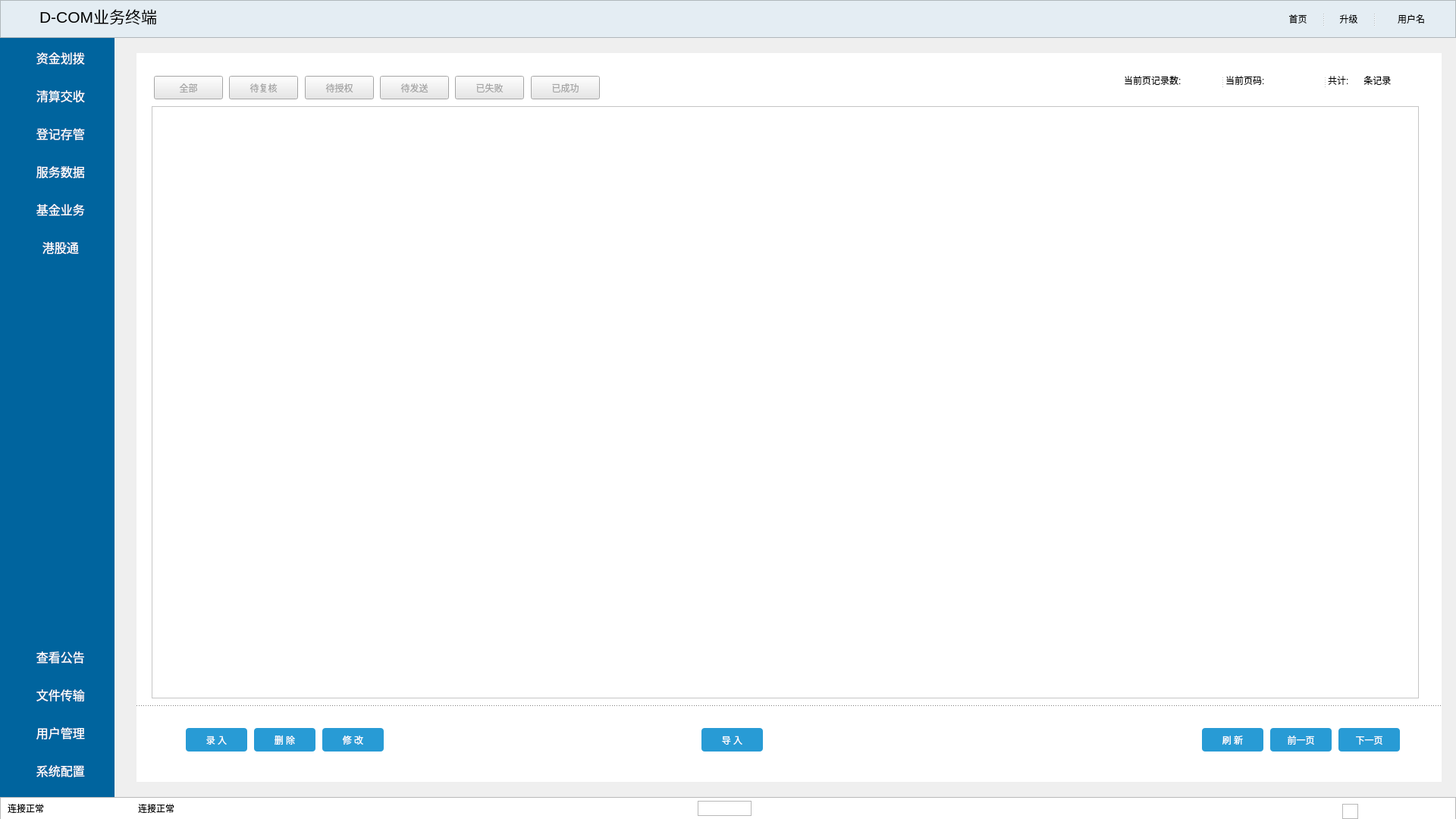
<?xml version="1.0" encoding="UTF-8"?>
<ui version="4.0">
 <class>MaximumAmountRegularDeclaration</class>
 <widget class="QWidget" name="MaximumAmountRegularDeclaration">
  <property name="geometry">
   <rect>
    <x>0</x>
    <y>0</y>
    <width>1920</width>
    <height>1080</height>
   </rect>
  </property>
  <property name="windowTitle">
   <string>Form</string>
  </property>
  <widget class="QSplitter" name="splitter">
   <property name="geometry">
    <rect>
     <x>1680</x>
     <y>10</y>
     <width>228</width>
     <height>30</height>
    </rect>
   </property>
   <property name="styleSheet">
    <string notr="true">border-style: none;
background-color: rgb(228, 237, 243);</string>
   </property>
   <property name="orientation">
    <enum>Qt::Horizontal</enum>
   </property>
   <widget class="QPushButton" name="pushButton">
    <property name="styleSheet">
     <string notr="true">border-style: none;
background-color: rgb(228, 237, 243);</string>
    </property>
    <property name="text">
     <string>首页</string>
    </property>
    <property name="icon">
     <iconset resource="res.qrc">
      <normaloff>:/Image/homePage.png</normaloff>:/Image/homePage.png</iconset>
    </property>
    <property name="iconSize">
     <size>
      <width>30</width>
      <height>30</height>
     </size>
    </property>
    <property name="autoDefault">
     <bool>false</bool>
    </property>
    <property name="default">
     <bool>false</bool>
    </property>
    <property name="flat">
     <bool>false</bool>
    </property>
   </widget>
   <widget class="QPushButton" name="pushButton_2">
    <property name="styleSheet">
     <string notr="true">border-style: none;
background-color: rgb(228, 237, 243);</string>
    </property>
    <property name="text">
     <string>升级</string>
    </property>
    <property name="icon">
     <iconset resource="res.qrc">
      <normaloff>:/Image/upgrade.png</normaloff>:/Image/upgrade.png</iconset>
    </property>
    <property name="iconSize">
     <size>
      <width>30</width>
      <height>30</height>
     </size>
    </property>
   </widget>
   <widget class="QPushButton" name="pushButton_3">
    <property name="styleSheet">
     <string notr="true">border-style: none;
background-color: rgb(228, 237, 243);</string>
    </property>
    <property name="text">
     <string>用户名</string>
    </property>
    <property name="icon">
     <iconset resource="res.qrc">
      <normaloff>:/Image/user.png</normaloff>:/Image/user.png</iconset>
    </property>
    <property name="iconSize">
     <size>
      <width>30</width>
      <height>30</height>
     </size>
    </property>
   </widget>
  </widget>
  <widget class="QLineEdit" name="lineEdit_3">
   <property name="geometry">
    <rect>
     <x>1790</x>
     <y>1060</y>
     <width>121</width>
     <height>20</height>
    </rect>
   </property>
   <property name="text">
    <string>+86-755-83182222</string>
   </property>
   <property name="frame">
    <bool>false</bool>
   </property>
   <property name="readOnly">
    <bool>true</bool>
   </property>
  </widget>
  <widget class="QUndoView" name="undoView_2">
   <property name="geometry">
    <rect>
     <x>0</x>
     <y>0</y>
     <width>1920</width>
     <height>50</height>
    </rect>
   </property>
   <property name="styleSheet">
    <string notr="true">background-color: rgb(228, 237, 243);</string>
   </property>
  </widget>
  <widget class="QLineEdit" name="lineEdit_4">
   <property name="geometry">
    <rect>
     <x>50</x>
     <y>10</y>
     <width>300</width>
     <height>30</height>
    </rect>
   </property>
   <property name="font">
    <font>
     <pointsize>16</pointsize>
    </font>
   </property>
   <property name="styleSheet">
    <string notr="true">background-color: transparent;</string>
   </property>
   <property name="text">
    <string>D-COM业务终端</string>
   </property>
   <property name="frame">
    <bool>false</bool>
   </property>
   <property name="cursorPosition">
    <number>9</number>
   </property>
   <property name="readOnly">
    <bool>true</bool>
   </property>
  </widget>
  <widget class="QUndoView" name="undoView">
   <property name="geometry">
    <rect>
     <x>0</x>
     <y>1051</y>
     <width>1920</width>
     <height>30</height>
    </rect>
   </property>
  </widget>
  <widget class="QLineEdit" name="lineEdit_2">
   <property name="geometry">
    <rect>
     <x>180</x>
     <y>1060</y>
     <width>131</width>
     <height>16</height>
    </rect>
   </property>
   <property name="inputMethodHints">
    <set>Qt::ImhTime</set>
   </property>
   <property name="text">
    <string>连接正常</string>
   </property>
   <property name="frame">
    <bool>false</bool>
   </property>
   <property name="readOnly">
    <bool>true</bool>
   </property>
  </widget>
  <widget class="QFrame" name="frame_2">
   <property name="geometry">
    <rect>
     <x>1770</x>
     <y>1060</y>
     <width>21</width>
     <height>20</height>
    </rect>
   </property>
   <property name="styleSheet">
    <string notr="true">image: url(:/Image/phone.png);</string>
   </property>
   <property name="frameShape">
    <enum>QFrame::StyledPanel</enum>
   </property>
   <property name="frameShadow">
    <enum>QFrame::Raised</enum>
   </property>
  </widget>
  <widget class="QLineEdit" name="lineEdit">
   <property name="geometry">
    <rect>
     <x>10</x>
     <y>1060</y>
     <width>51</width>
     <height>16</height>
    </rect>
   </property>
   <property name="text">
    <string>连接正常</string>
   </property>
   <property name="frame">
    <bool>false</bool>
   </property>
   <property name="readOnly">
    <bool>true</bool>
   </property>
  </widget>
  <widget class="QFrame" name="frame_3">
   <property name="geometry">
    <rect>
     <x>10</x>
     <y>10</y>
     <width>41</width>
     <height>31</height>
    </rect>
   </property>
   <property name="styleSheet">
    <string notr="true">border-image: url(:/Image/logo.png);
background-color: transparent;</string>
   </property>
   <property name="frameShape">
    <enum>QFrame::StyledPanel</enum>
   </property>
   <property name="frameShadow">
    <enum>QFrame::Raised</enum>
   </property>
  </widget>
  <widget class="QFrame" name="frame">
   <property name="geometry">
    <rect>
     <x>920</x>
     <y>1056</y>
     <width>71</width>
     <height>20</height>
    </rect>
   </property>
   <property name="styleSheet">
    <string notr="true">image: url(:/Image/CSDClogo.png);</string>
   </property>
   <property name="frameShape">
    <enum>QFrame::StyledPanel</enum>
   </property>
   <property name="frameShadow">
    <enum>QFrame::Raised</enum>
   </property>
  </widget>
  <widget class="QWidget" name="widget" native="true">
   <property name="geometry">
    <rect>
     <x>0</x>
     <y>50</y>
     <width>1921</width>
     <height>1001</height>
    </rect>
   </property>
   <widget class="QWidget" name="widget_2" native="true">
    <property name="geometry">
     <rect>
      <x>0</x>
      <y>0</y>
      <width>151</width>
      <height>1001</height>
     </rect>
    </property>
    <property name="styleSheet">
     <string notr="true">background-color: rgb(0, 100, 158);</string>
    </property>
    <widget class="QToolButton" name="toolButton">
     <property name="geometry">
      <rect>
       <x>0</x>
       <y>60</y>
       <width>151</width>
       <height>31</height>
      </rect>
     </property>
     <property name="styleSheet">
      <string notr="true">color: rgb(255, 255, 255);
border-style: flat;
background: transparent;
font-size: 16px;
</string>
     </property>
     <property name="text">
      <string>  清算交收</string>
     </property>
     <property name="icon">
      <iconset resource="res.qrc">
       <normaloff>:/Image/set.png</normaloff>:/Image/set.png</iconset>
     </property>
     <property name="iconSize">
      <size>
       <width>20</width>
       <height>20</height>
      </size>
     </property>
     <property name="toolButtonStyle">
      <enum>Qt::ToolButtonTextBesideIcon</enum>
     </property>
    </widget>
    <widget class="QToolButton" name="toolButton_2">
     <property name="geometry">
      <rect>
       <x>0</x>
       <y>110</y>
       <width>151</width>
       <height>31</height>
      </rect>
     </property>
     <property name="styleSheet">
      <string notr="true">color: rgb(255, 255, 255);
border-style: flat;
background: transparent;
font-size: 16px;
</string>
     </property>
     <property name="text">
      <string>  登记存管</string>
     </property>
     <property name="icon">
      <iconset resource="res.qrc">
       <normaloff>:/Image/control.png</normaloff>:/Image/control.png</iconset>
     </property>
     <property name="iconSize">
      <size>
       <width>20</width>
       <height>20</height>
      </size>
     </property>
     <property name="toolButtonStyle">
      <enum>Qt::ToolButtonTextBesideIcon</enum>
     </property>
    </widget>
    <widget class="QToolButton" name="toolButton_3">
     <property name="enabled">
      <bool>true</bool>
     </property>
     <property name="geometry">
      <rect>
       <x>0</x>
       <y>160</y>
       <width>151</width>
       <height>31</height>
      </rect>
     </property>
     <property name="sizePolicy">
      <sizepolicy hsizetype="Fixed" vsizetype="Fixed">
       <horstretch>0</horstretch>
       <verstretch>0</verstretch>
      </sizepolicy>
     </property>
     <property name="mouseTracking">
      <bool>false</bool>
     </property>
     <property name="focusPolicy">
      <enum>Qt::TabFocus</enum>
     </property>
     <property name="contextMenuPolicy">
      <enum>Qt::DefaultContextMenu</enum>
     </property>
     <property name="acceptDrops">
      <bool>false</bool>
     </property>
     <property name="autoFillBackground">
      <bool>false</bool>
     </property>
     <property name="styleSheet">
      <string notr="true">color: rgb(255, 255, 255);
border-style: flat;
background: transparent;
font-size: 16px;
</string>
     </property>
     <property name="text">
      <string>  服务数据</string>
     </property>
     <property name="icon">
      <iconset resource="res.qrc">
       <normaloff>:/Image/data.png</normaloff>:/Image/data.png</iconset>
     </property>
     <property name="iconSize">
      <size>
       <width>20</width>
       <height>20</height>
      </size>
     </property>
     <property name="checkable">
      <bool>false</bool>
     </property>
     <property name="autoRepeat">
      <bool>false</bool>
     </property>
     <property name="autoExclusive">
      <bool>false</bool>
     </property>
     <property name="autoRepeatDelay">
      <number>300</number>
     </property>
     <property name="toolButtonStyle">
      <enum>Qt::ToolButtonTextBesideIcon</enum>
     </property>
     <property name="autoRaise">
      <bool>false</bool>
     </property>
     <property name="arrowType">
      <enum>Qt::NoArrow</enum>
     </property>
    </widget>
    <widget class="QToolButton" name="toolButton_4">
     <property name="geometry">
      <rect>
       <x>0</x>
       <y>10</y>
       <width>151</width>
       <height>31</height>
      </rect>
     </property>
     <property name="layoutDirection">
      <enum>Qt::LeftToRight</enum>
     </property>
     <property name="styleSheet">
      <string notr="true">color: rgb(255, 255, 255);
border-style: flat;
background: transparent;
font-size: 16px;
</string>
     </property>
     <property name="text">
      <string>  资金划拨</string>
     </property>
     <property name="icon">
      <iconset resource="res.qrc">
       <normaloff>:/Image/fund.png</normaloff>:/Image/fund.png</iconset>
     </property>
     <property name="iconSize">
      <size>
       <width>20</width>
       <height>20</height>
      </size>
     </property>
     <property name="popupMode">
      <enum>QToolButton::DelayedPopup</enum>
     </property>
     <property name="toolButtonStyle">
      <enum>Qt::ToolButtonTextBesideIcon</enum>
     </property>
    </widget>
    <widget class="QToolButton" name="toolButton_5">
     <property name="enabled">
      <bool>true</bool>
     </property>
     <property name="geometry">
      <rect>
       <x>0</x>
       <y>210</y>
       <width>151</width>
       <height>31</height>
      </rect>
     </property>
     <property name="sizePolicy">
      <sizepolicy hsizetype="Fixed" vsizetype="Fixed">
       <horstretch>0</horstretch>
       <verstretch>0</verstretch>
      </sizepolicy>
     </property>
     <property name="mouseTracking">
      <bool>false</bool>
     </property>
     <property name="focusPolicy">
      <enum>Qt::TabFocus</enum>
     </property>
     <property name="contextMenuPolicy">
      <enum>Qt::DefaultContextMenu</enum>
     </property>
     <property name="acceptDrops">
      <bool>false</bool>
     </property>
     <property name="autoFillBackground">
      <bool>false</bool>
     </property>
     <property name="styleSheet">
      <string notr="true">color: rgb(255, 255, 255);
border-style: flat;
background: transparent;
font-size: 16px;
</string>
     </property>
     <property name="text">
      <string>  基金业务</string>
     </property>
     <property name="icon">
      <iconset resource="res.qrc">
       <normaloff>:/Image/fs.png</normaloff>:/Image/fs.png</iconset>
     </property>
     <property name="iconSize">
      <size>
       <width>20</width>
       <height>20</height>
      </size>
     </property>
     <property name="checkable">
      <bool>false</bool>
     </property>
     <property name="autoRepeat">
      <bool>false</bool>
     </property>
     <property name="autoExclusive">
      <bool>false</bool>
     </property>
     <property name="autoRepeatDelay">
      <number>300</number>
     </property>
     <property name="toolButtonStyle">
      <enum>Qt::ToolButtonTextBesideIcon</enum>
     </property>
     <property name="autoRaise">
      <bool>false</bool>
     </property>
     <property name="arrowType">
      <enum>Qt::NoArrow</enum>
     </property>
    </widget>
    <widget class="QToolButton" name="toolButton_6">
     <property name="enabled">
      <bool>true</bool>
     </property>
     <property name="geometry">
      <rect>
       <x>0</x>
       <y>260</y>
       <width>151</width>
       <height>31</height>
      </rect>
     </property>
     <property name="sizePolicy">
      <sizepolicy hsizetype="Fixed" vsizetype="Fixed">
       <horstretch>0</horstretch>
       <verstretch>0</verstretch>
      </sizepolicy>
     </property>
     <property name="mouseTracking">
      <bool>false</bool>
     </property>
     <property name="focusPolicy">
      <enum>Qt::TabFocus</enum>
     </property>
     <property name="contextMenuPolicy">
      <enum>Qt::DefaultContextMenu</enum>
     </property>
     <property name="acceptDrops">
      <bool>false</bool>
     </property>
     <property name="autoFillBackground">
      <bool>false</bool>
     </property>
     <property name="styleSheet">
      <string notr="true">color: rgb(255, 255, 255);
border-style: flat;
background: transparent;
font-size: 16px;
</string>
     </property>
     <property name="text">
      <string>  港股通</string>
     </property>
     <property name="icon">
      <iconset resource="res.qrc">
       <normaloff>:/Image/ai.png</normaloff>:/Image/ai.png</iconset>
     </property>
     <property name="iconSize">
      <size>
       <width>20</width>
       <height>20</height>
      </size>
     </property>
     <property name="checkable">
      <bool>false</bool>
     </property>
     <property name="autoRepeat">
      <bool>false</bool>
     </property>
     <property name="autoExclusive">
      <bool>false</bool>
     </property>
     <property name="autoRepeatDelay">
      <number>300</number>
     </property>
     <property name="toolButtonStyle">
      <enum>Qt::ToolButtonTextBesideIcon</enum>
     </property>
     <property name="autoRaise">
      <bool>false</bool>
     </property>
     <property name="arrowType">
      <enum>Qt::NoArrow</enum>
     </property>
    </widget>
    <widget class="QToolButton" name="toolButton_7">
     <property name="enabled">
      <bool>true</bool>
     </property>
     <property name="geometry">
      <rect>
       <x>0</x>
       <y>800</y>
       <width>151</width>
       <height>31</height>
      </rect>
     </property>
     <property name="sizePolicy">
      <sizepolicy hsizetype="Fixed" vsizetype="Fixed">
       <horstretch>0</horstretch>
       <verstretch>0</verstretch>
      </sizepolicy>
     </property>
     <property name="mouseTracking">
      <bool>false</bool>
     </property>
     <property name="focusPolicy">
      <enum>Qt::TabFocus</enum>
     </property>
     <property name="contextMenuPolicy">
      <enum>Qt::DefaultContextMenu</enum>
     </property>
     <property name="acceptDrops">
      <bool>false</bool>
     </property>
     <property name="autoFillBackground">
      <bool>false</bool>
     </property>
     <property name="styleSheet">
      <string notr="true">color: rgb(255, 255, 255);
border-style: flat;
background: transparent;
font-size: 16px;
</string>
     </property>
     <property name="text">
      <string>  查看公告</string>
     </property>
     <property name="icon">
      <iconset resource="res.qrc">
       <normaloff>:/Image/check.png</normaloff>:/Image/check.png</iconset>
     </property>
     <property name="iconSize">
      <size>
       <width>20</width>
       <height>20</height>
      </size>
     </property>
     <property name="checkable">
      <bool>false</bool>
     </property>
     <property name="autoRepeat">
      <bool>false</bool>
     </property>
     <property name="autoExclusive">
      <bool>false</bool>
     </property>
     <property name="autoRepeatDelay">
      <number>300</number>
     </property>
     <property name="toolButtonStyle">
      <enum>Qt::ToolButtonTextBesideIcon</enum>
     </property>
     <property name="autoRaise">
      <bool>false</bool>
     </property>
     <property name="arrowType">
      <enum>Qt::NoArrow</enum>
     </property>
    </widget>
    <widget class="QToolButton" name="toolButton_8">
     <property name="enabled">
      <bool>true</bool>
     </property>
     <property name="geometry">
      <rect>
       <x>0</x>
       <y>850</y>
       <width>151</width>
       <height>31</height>
      </rect>
     </property>
     <property name="sizePolicy">
      <sizepolicy hsizetype="Fixed" vsizetype="Fixed">
       <horstretch>0</horstretch>
       <verstretch>0</verstretch>
      </sizepolicy>
     </property>
     <property name="mouseTracking">
      <bool>false</bool>
     </property>
     <property name="focusPolicy">
      <enum>Qt::TabFocus</enum>
     </property>
     <property name="contextMenuPolicy">
      <enum>Qt::DefaultContextMenu</enum>
     </property>
     <property name="acceptDrops">
      <bool>false</bool>
     </property>
     <property name="autoFillBackground">
      <bool>false</bool>
     </property>
     <property name="styleSheet">
      <string notr="true">color: rgb(255, 255, 255);
border-style: flat;
background: transparent;
font-size: 16px;
</string>
     </property>
     <property name="text">
      <string>  文件传输</string>
     </property>
     <property name="icon">
      <iconset resource="res.qrc">
       <normaloff>:/Image/folder.png</normaloff>:/Image/folder.png</iconset>
     </property>
     <property name="iconSize">
      <size>
       <width>20</width>
       <height>20</height>
      </size>
     </property>
     <property name="checkable">
      <bool>false</bool>
     </property>
     <property name="autoRepeat">
      <bool>false</bool>
     </property>
     <property name="autoExclusive">
      <bool>false</bool>
     </property>
     <property name="autoRepeatDelay">
      <number>300</number>
     </property>
     <property name="toolButtonStyle">
      <enum>Qt::ToolButtonTextBesideIcon</enum>
     </property>
     <property name="autoRaise">
      <bool>false</bool>
     </property>
     <property name="arrowType">
      <enum>Qt::NoArrow</enum>
     </property>
    </widget>
    <widget class="QToolButton" name="toolButton_9">
     <property name="enabled">
      <bool>true</bool>
     </property>
     <property name="geometry">
      <rect>
       <x>0</x>
       <y>900</y>
       <width>151</width>
       <height>31</height>
      </rect>
     </property>
     <property name="sizePolicy">
      <sizepolicy hsizetype="Fixed" vsizetype="Fixed">
       <horstretch>0</horstretch>
       <verstretch>0</verstretch>
      </sizepolicy>
     </property>
     <property name="mouseTracking">
      <bool>false</bool>
     </property>
     <property name="focusPolicy">
      <enum>Qt::TabFocus</enum>
     </property>
     <property name="contextMenuPolicy">
      <enum>Qt::DefaultContextMenu</enum>
     </property>
     <property name="acceptDrops">
      <bool>false</bool>
     </property>
     <property name="autoFillBackground">
      <bool>false</bool>
     </property>
     <property name="styleSheet">
      <string notr="true">color: rgb(255, 255, 255);
border-style: flat;
background: transparent;
font-size: 16px;
</string>
     </property>
     <property name="text">
      <string>  用户管理</string>
     </property>
     <property name="icon">
      <iconset resource="res.qrc">
       <normaloff>:/Image/usercontrol.png</normaloff>:/Image/usercontrol.png</iconset>
     </property>
     <property name="iconSize">
      <size>
       <width>20</width>
       <height>20</height>
      </size>
     </property>
     <property name="checkable">
      <bool>false</bool>
     </property>
     <property name="autoRepeat">
      <bool>false</bool>
     </property>
     <property name="autoExclusive">
      <bool>false</bool>
     </property>
     <property name="autoRepeatDelay">
      <number>300</number>
     </property>
     <property name="toolButtonStyle">
      <enum>Qt::ToolButtonTextBesideIcon</enum>
     </property>
     <property name="autoRaise">
      <bool>false</bool>
     </property>
     <property name="arrowType">
      <enum>Qt::NoArrow</enum>
     </property>
    </widget>
    <widget class="QToolButton" name="toolButton_10">
     <property name="enabled">
      <bool>true</bool>
     </property>
     <property name="geometry">
      <rect>
       <x>0</x>
       <y>950</y>
       <width>151</width>
       <height>31</height>
      </rect>
     </property>
     <property name="sizePolicy">
      <sizepolicy hsizetype="Fixed" vsizetype="Fixed">
       <horstretch>0</horstretch>
       <verstretch>0</verstretch>
      </sizepolicy>
     </property>
     <property name="mouseTracking">
      <bool>false</bool>
     </property>
     <property name="focusPolicy">
      <enum>Qt::TabFocus</enum>
     </property>
     <property name="contextMenuPolicy">
      <enum>Qt::DefaultContextMenu</enum>
     </property>
     <property name="acceptDrops">
      <bool>false</bool>
     </property>
     <property name="autoFillBackground">
      <bool>false</bool>
     </property>
     <property name="styleSheet">
      <string notr="true">color: rgb(255, 255, 255);
border-style: flat;
background: transparent;
font-size: 16px;
</string>
     </property>
     <property name="text">
      <string>  系统配置</string>
     </property>
     <property name="icon">
      <iconset resource="res.qrc">
       <normaloff>:/Image/system.png</normaloff>:/Image/system.png</iconset>
     </property>
     <property name="iconSize">
      <size>
       <width>20</width>
       <height>20</height>
      </size>
     </property>
     <property name="checkable">
      <bool>false</bool>
     </property>
     <property name="autoRepeat">
      <bool>false</bool>
     </property>
     <property name="autoExclusive">
      <bool>false</bool>
     </property>
     <property name="autoRepeatDelay">
      <number>300</number>
     </property>
     <property name="toolButtonStyle">
      <enum>Qt::ToolButtonTextBesideIcon</enum>
     </property>
     <property name="autoRaise">
      <bool>false</bool>
     </property>
     <property name="arrowType">
      <enum>Qt::NoArrow</enum>
     </property>
    </widget>
   </widget>
   <widget class="QWidget" name="widget_3" native="true">
    <property name="geometry">
     <rect>
      <x>150</x>
      <y>0</y>
      <width>1771</width>
      <height>1001</height>
     </rect>
    </property>
    <widget class="QWidget" name="widget_4" native="true">
     <property name="geometry">
      <rect>
       <x>30</x>
       <y>20</y>
       <width>1721</width>
       <height>961</height>
      </rect>
     </property>
     <property name="styleSheet">
      <string notr="true">background-color: rgb(255, 255, 255);</string>
     </property>
     <widget class="Line" name="line_2">
      <property name="geometry">
       <rect>
        <x>0</x>
        <y>860</y>
        <width>1721</width>
        <height>16</height>
       </rect>
      </property>
      <property name="styleSheet">
       <string notr="true">border-top: 1px dashed #000;</string>
      </property>
      <property name="lineWidth">
       <number>0</number>
      </property>
      <property name="orientation">
       <enum>Qt::Horizontal</enum>
      </property>
     </widget>
     <widget class="QTableWidget" name="tableWidget_2">
      <property name="enabled">
       <bool>true</bool>
      </property>
      <property name="geometry">
       <rect>
        <x>20</x>
        <y>70</y>
        <width>1671</width>
        <height>781</height>
       </rect>
      </property>
      <property name="tabletTracking">
       <bool>false</bool>
      </property>
      <property name="focusPolicy">
       <enum>Qt::TabFocus</enum>
      </property>
      <property name="layoutDirection">
       <enum>Qt::LeftToRight</enum>
      </property>
      <property name="autoFillBackground">
       <bool>false</bool>
      </property>
      <property name="styleSheet">
       <string notr="true"/>
      </property>
      <property name="horizontalScrollBarPolicy">
       <enum>Qt::ScrollBarAsNeeded</enum>
      </property>
      <property name="alternatingRowColors">
       <bool>false</bool>
      </property>
      <attribute name="horizontalHeaderVisible">
       <bool>true</bool>
      </attribute>
     </widget>
     <widget class="QSplitter" name="splitter_2">
      <property name="geometry">
       <rect>
        <x>1300</x>
        <y>30</y>
        <width>399</width>
        <height>17</height>
       </rect>
      </property>
      <property name="orientation">
       <enum>Qt::Horizontal</enum>
      </property>
      <widget class="QLineEdit" name="lineEdit_6">
       <property name="text">
        <string>当前页记录数: </string>
       </property>
       <property name="frame">
        <bool>false</bool>
       </property>
      </widget>
      <widget class="QLineEdit" name="lineEdit_10">
       <property name="text">
        <string>当前页码: </string>
       </property>
       <property name="frame">
        <bool>false</bool>
       </property>
      </widget>
      <widget class="QLineEdit" name="lineEdit_11">
       <property name="text">
        <string>共计:      条记录</string>
       </property>
       <property name="frame">
        <bool>false</bool>
       </property>
      </widget>
     </widget>
     <widget class="QPushButton" name="pushButton_6">
      <property name="geometry">
       <rect>
        <x>150</x>
        <y>880</y>
        <width>91</width>
        <height>51</height>
       </rect>
      </property>
      <property name="styleSheet">
       <string notr="true">margin: 10px 5px;
  background-color: #289bd5;
  color: #fff;
  border-radius: 4px;
  padding: 5px 10px;
  border: none;</string>
      </property>
      <property name="text">
       <string>删 除</string>
      </property>
     </widget>
     <widget class="QPushButton" name="pushButton_7">
      <property name="geometry">
       <rect>
        <x>240</x>
        <y>880</y>
        <width>91</width>
        <height>51</height>
       </rect>
      </property>
      <property name="styleSheet">
       <string notr="true">margin: 10px 5px;
  background-color: #289bd5;
  color: #fff;
  border-radius: 4px;
  padding: 5px 10px;
  border: none;</string>
      </property>
      <property name="text">
       <string>修 改</string>
      </property>
     </widget>
     <widget class="QPushButton" name="pushButton_8">
      <property name="geometry">
       <rect>
        <x>1400</x>
        <y>880</y>
        <width>91</width>
        <height>51</height>
       </rect>
      </property>
      <property name="styleSheet">
       <string notr="true">margin: 10px 5px;
  background-color: #289bd5;
  color: #fff;
  border-radius: 4px;
  padding: 5px 10px;
  border: none;</string>
      </property>
      <property name="text">
       <string>刷 新</string>
      </property>
     </widget>
     <widget class="QPushButton" name="pushButton_9">
      <property name="geometry">
       <rect>
        <x>1490</x>
        <y>880</y>
        <width>91</width>
        <height>51</height>
       </rect>
      </property>
      <property name="styleSheet">
       <string notr="true">margin: 10px 5px;
  background-color: #289bd5;
  color: #fff;
  border-radius: 4px;
  padding: 5px 10px;
  border: none;</string>
      </property>
      <property name="text">
       <string>前一页</string>
      </property>
     </widget>
     <widget class="QPushButton" name="pushButton_10">
      <property name="geometry">
       <rect>
        <x>1580</x>
        <y>880</y>
        <width>91</width>
        <height>51</height>
       </rect>
      </property>
      <property name="styleSheet">
       <string notr="true">margin: 10px 5px;
  background-color: #289bd5;
  color: #fff;
  border-radius: 4px;
  padding: 5px 10px;
  border: none;</string>
      </property>
      <property name="text">
       <string>下一页</string>
      </property>
     </widget>
     <widget class="QPushButton" name="pushButton_16">
      <property name="geometry">
       <rect>
        <x>60</x>
        <y>880</y>
        <width>91</width>
        <height>51</height>
       </rect>
      </property>
      <property name="styleSheet">
       <string notr="true">margin: 10px 5px;
  background-color: #289bd5;
  color: #fff;
  border-radius: 4px;
  padding: 5px 10px;
  border: none;</string>
      </property>
      <property name="text">
       <string>录 入</string>
      </property>
     </widget>
     <widget class="QPushButton" name="pushButton_17">
      <property name="geometry">
       <rect>
        <x>740</x>
        <y>880</y>
        <width>91</width>
        <height>51</height>
       </rect>
      </property>
      <property name="styleSheet">
       <string notr="true">margin: 10px 5px;
  background-color: #289bd5;
  color: #fff;
  border-radius: 4px;
  padding: 5px 10px;
  border: none;</string>
      </property>
      <property name="text">
       <string>导 入</string>
      </property>
     </widget>
     <widget class="QPushButton" name="pushButton_11">
      <property name="geometry">
       <rect>
        <x>122</x>
        <y>30</y>
        <width>91</width>
        <height>31</height>
       </rect>
      </property>
      <property name="sizePolicy">
       <sizepolicy hsizetype="Fixed" vsizetype="Fixed">
        <horstretch>0</horstretch>
        <verstretch>0</verstretch>
       </sizepolicy>
      </property>
      <property name="styleSheet">
       <string notr="true">padding: 5% 10%;
background-color: #e7e7e7;
color: #a5a5a5;</string>
      </property>
      <property name="text">
       <string>待复核</string>
      </property>
     </widget>
     <widget class="QPushButton" name="pushButton_15">
      <property name="geometry">
       <rect>
        <x>520</x>
        <y>30</y>
        <width>91</width>
        <height>31</height>
       </rect>
      </property>
      <property name="sizePolicy">
       <sizepolicy hsizetype="Fixed" vsizetype="Fixed">
        <horstretch>0</horstretch>
        <verstretch>0</verstretch>
       </sizepolicy>
      </property>
      <property name="styleSheet">
       <string notr="true">padding: 5% 10%;
background-color: #e7e7e7;
color: #a5a5a5;</string>
      </property>
      <property name="text">
       <string>已成功</string>
      </property>
     </widget>
     <widget class="QPushButton" name="pushButton_12">
      <property name="enabled">
       <bool>true</bool>
      </property>
      <property name="geometry">
       <rect>
        <x>222</x>
        <y>30</y>
        <width>91</width>
        <height>31</height>
       </rect>
      </property>
      <property name="sizePolicy">
       <sizepolicy hsizetype="Fixed" vsizetype="Fixed">
        <horstretch>0</horstretch>
        <verstretch>0</verstretch>
       </sizepolicy>
      </property>
      <property name="styleSheet">
       <string notr="true">padding: 5% 10%;
background-color: #e7e7e7;
color: #a5a5a5;</string>
      </property>
      <property name="text">
       <string>待授权</string>
      </property>
     </widget>
     <widget class="QPushButton" name="pushButton_14">
      <property name="geometry">
       <rect>
        <x>420</x>
        <y>30</y>
        <width>91</width>
        <height>31</height>
       </rect>
      </property>
      <property name="sizePolicy">
       <sizepolicy hsizetype="Fixed" vsizetype="Fixed">
        <horstretch>0</horstretch>
        <verstretch>0</verstretch>
       </sizepolicy>
      </property>
      <property name="styleSheet">
       <string notr="true">padding: 5% 10%;
background-color: #e7e7e7;
color: #a5a5a5;</string>
      </property>
      <property name="text">
       <string>已失败</string>
      </property>
     </widget>
     <widget class="QPushButton" name="pushButton_13">
      <property name="geometry">
       <rect>
        <x>321</x>
        <y>30</y>
        <width>91</width>
        <height>31</height>
       </rect>
      </property>
      <property name="sizePolicy">
       <sizepolicy hsizetype="Fixed" vsizetype="Fixed">
        <horstretch>0</horstretch>
        <verstretch>0</verstretch>
       </sizepolicy>
      </property>
      <property name="styleSheet">
       <string notr="true">padding: 5% 10%;
background-color: #e7e7e7;
color: #a5a5a5;</string>
      </property>
      <property name="text">
       <string>待发送</string>
      </property>
     </widget>
     <widget class="QPushButton" name="pushButton_5">
      <property name="geometry">
       <rect>
        <x>23</x>
        <y>30</y>
        <width>91</width>
        <height>31</height>
       </rect>
      </property>
      <property name="sizePolicy">
       <sizepolicy hsizetype="Fixed" vsizetype="Fixed">
        <horstretch>0</horstretch>
        <verstretch>0</verstretch>
       </sizepolicy>
      </property>
      <property name="styleSheet">
       <string notr="true">padding: 5% 10%;
background-color: #e7e7e7;
color: #a5a5a5;</string>
      </property>
      <property name="text">
       <string>全部</string>
      </property>
     </widget>
     <zorder>line_2</zorder>
     <zorder>splitter_2</zorder>
     <zorder>tableWidget_2</zorder>
     <zorder>pushButton_6</zorder>
     <zorder>pushButton_7</zorder>
     <zorder>pushButton_8</zorder>
     <zorder>pushButton_9</zorder>
     <zorder>pushButton_10</zorder>
     <zorder>pushButton_16</zorder>
     <zorder>pushButton_17</zorder>
     <zorder>pushButton_11</zorder>
     <zorder>pushButton_15</zorder>
     <zorder>pushButton_12</zorder>
     <zorder>pushButton_14</zorder>
     <zorder>pushButton_13</zorder>
     <zorder>pushButton_5</zorder>
    </widget>
   </widget>
   <zorder>widget_3</zorder>
   <zorder>widget_2</zorder>
  </widget>
  <zorder>lineEdit_3</zorder>
  <zorder>undoView_2</zorder>
  <zorder>lineEdit_4</zorder>
  <zorder>undoView</zorder>
  <zorder>lineEdit_2</zorder>
  <zorder>frame_2</zorder>
  <zorder>lineEdit</zorder>
  <zorder>frame_3</zorder>
  <zorder>frame</zorder>
  <zorder>widget</zorder>
  <zorder>splitter</zorder>
 </widget>
 <resources>
  <include location="res.qrc"/>
 </resources>
 <connections/>
</ui>
